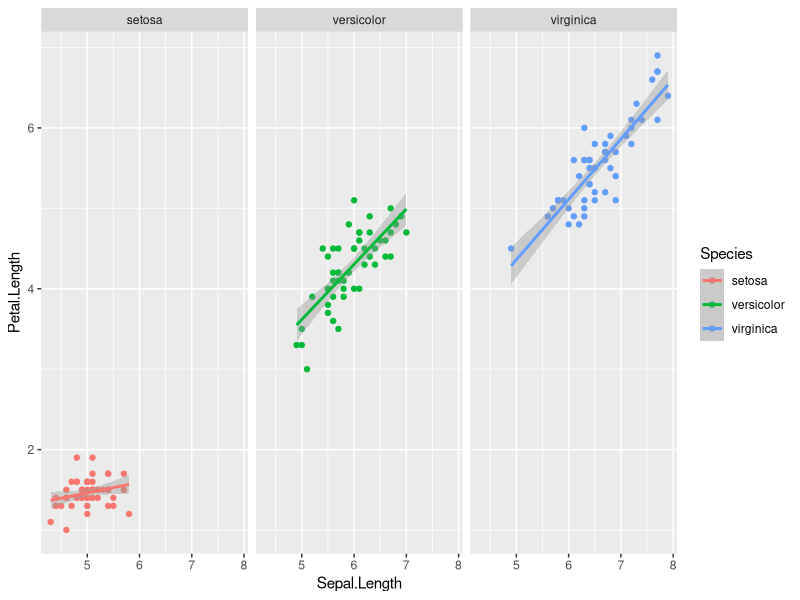

Source code (R):
#apply function and loop

library(tidyverse)
library(cowplot)


#create an example function
mult.2=function(x) x*2
mult.2(1242)

#use supply() to apply this function to a set of numbers

#take integers from 1 to 5, and multiply each by two
sapply(1:5, mult.2)

#...or you can just define the function within the sapply() function
sapply(1:5, function(x) x*2)

#difference between sapply() and lapply () is just the output format
#lapply() always gives you a list
lapply(1:5, function(x) x*2)

## use sapply() to apply a function to that generates more than just a vector
v=c(1,2,3)
sapply(1:5, function(x) x*v)
lapply(1:5, function(x) x*v)

### use sapply() and lapply() to run a linear model on multiple datasets
iris
iris.split=split(iris, iris$Species)
iris.split
class(iris.split)
spp.mods=lapply(iris.split, function(x) lm(Petal.Length ~ Sepal.Length, data=x))
spp.mods
summary(spp.mods[[1]]) #results for lm on setos
summary(spp.mods[[2]]) #results for lm on versicolor
summary(spp.mods[[3]]) #results for lm on virginia

spp.mods.summary=lapply(spp.mods, function(x) summary(x))

#let's get the slope of relationship for each of the models
str(spp.mods.summary[[1]]) #look at the structure of the summary output
spp.mods.summary[[1]]$coefficients[2,1] #THIS is the number I want to extract from each model summary

slopes=sapply(spp.mods.summary, function(x) x$coefficients[2,1])
slopes

#visualize the relationships between petal length and sepal length for each species
library(ggplot2)
ggplot(iris, aes(x=Sepal.Length, y=Petal.Length, color=Species)) +
  geom_point() +
  geom_smooth(method="lm") +
  facet_wrap(~Species)



### for-loops()
for(i in 1:5) print(i*2)   #i stands for iteration

v=vector(length=5)
v
for(i in 1:5) v[i]=(i+1)*2
v

a=c(8,4,3,1)
for(i in 1:5) v[i]=a[i]*2
v

times=17
m=matrix(nrow=times, ncol=10)
for(i in 1:times) m[i,]=(1:10)*i
m

## while-loop
j=1
while(j<100) {
  print(j)
  j=j+2
}
j


###samples
sample(1:10, 1) #gives you one number between 1 and 10
sample(1:10, 10) #gives you 10 number between 1 and 10 in randomised order
sample(1:10, 10, replace=TRUE) #BOOTSTRAPPING=sampling with replacement, basically like picking number out of a hat, than replacing it back into the hat

sample(1:10, 7, replace=FALSE) #jackknifing: randomly subsampling your data
obs.mean=mean(mtcars$mpg)
samp.mean=vector(length=100)
for(i in 1:100) {
  samp=sample(1:length(mtcars$mpg), 25) #randomly pick 25 numbers between 1 and 32 (number of cars)
  samp.mean[i]=mean(mtcars$mpg[samp])
  }#i'm going to pick the cars assigned by "samp" and take the mean of mpg

samp.mean
obs.mean
